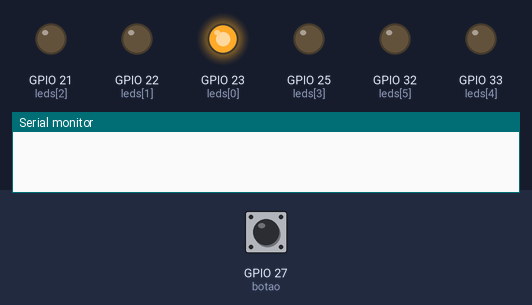
Simulated run of this sketch. Board: ESP32. Parts: output pins drawn as LEDs (lit = HIGH), the last lines printed to the serial monitor. Inputs (shaded band) come from the test bench; at power-on: GPIO 27 (botao) HIGH.

Above: at 0.1 s.
At 0.5 s:
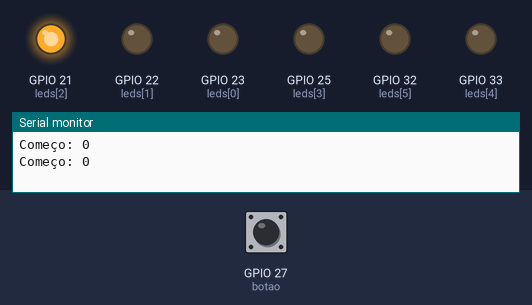
At 0.9 s:
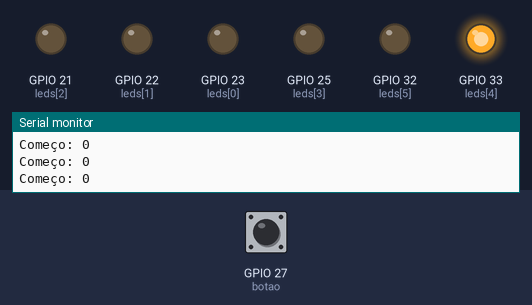
At 1.1 s:
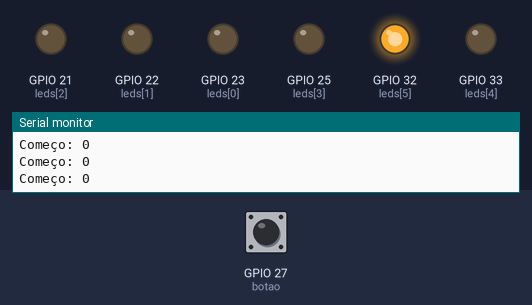
At 1.9 s:
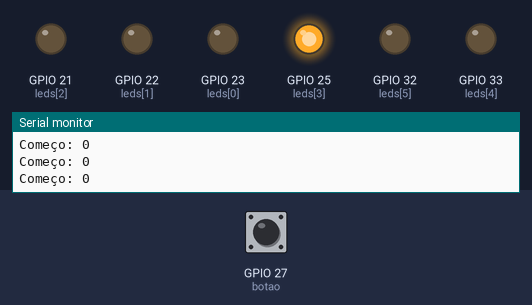
At 2.7 s:
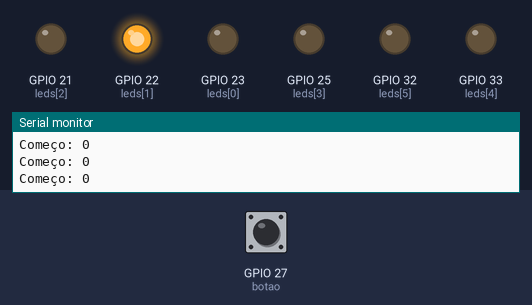
Timing chart, 0 to 3.0 s (numbered marks = the images above):
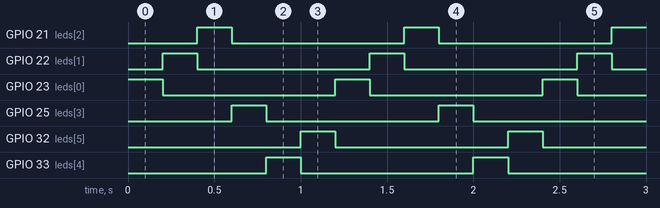

The sketch:

circuitoLeds.ino
```cpp
#define botao 27
volatile int pulo = 1;
int comeco = 0;
int fim = 6;
int tempo = 0;
int flagBotao = 0;
hw_timer_t *timer = NULL;

int leds[6] = {23, 22, 21, 25, 33, 32};

void IRAM_ATTR rotation() {
  if (flagBotao != 1) {
    flagBotao = 1;
    tempo = 50;
  };
}

void onTimer(){ // configurado para 1ms
  if(flagBotao == 1) {
    if (tempo > 0) {
      tempo --;
    }
    else {
      flagBotao = 0;
      if (!digitalRead(botao)) {
        pulo = pulo *= -1;
        if (comeco == 0) {
          comeco = 5;
          fim = -1;
        }
        else {
          comeco = 0;
          fim = 6;
        }
      }
    }
  }
};

void setup() {
  for (int i = comeco; i < fim ; i ++){
    pinMode(leds[i], OUTPUT);
  };

  pinMode(botao, INPUT_PULLUP);

  attachInterrupt(
    digitalPinToInterrupt(botao),
    rotation,
    FALLING );

  Serial.begin(9600);
  timer = timerBegin(1000000);
  timerAttachInterrupt(timer, &onTimer);
  timerAlarm(timer, 1000, true, 0);
}

void loop() {
  for (int i = comeco; i != fim; i += pulo){
    digitalWrite(leds[i], 1);
    delay(200);
    digitalWrite(leds[i], 0);
    Serial.print("Começo: ");
    Serial.println(comeco);
  }

}
```

Measured:
- by itself, GPIO 21 (leds[2]), GPIO 22 (leds[1]), GPIO 23 (leds[0]), GPIO 25 (leds[3]), GPIO 32 (leds[5]), GPIO 33 (leds[4]): alternates HIGH for 0.20 s and LOW for 1.0 s
- by itself, everything shown: repeats every 1.2 s, in 6 steps
